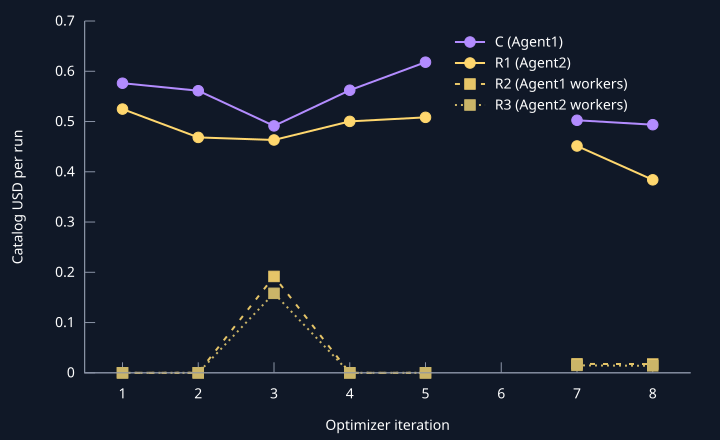

Recreate this plot in gnuplot.
W = 720; H = 440
load 'theme.gp'
set output 'optimizer-cost-per-node.svg'
set xlabel 'Optimizer iteration' tc rgb '#ffffff'
set ylabel 'Catalog USD per run' tc rgb '#ffffff'
set xrange [0.5:8.5]
set xtics 1,1,8
set yrange [0:0.7]
set key top right
plot 'optimizer-cost-per-node.dat' using 1:($2) with linespoints pt 7 lw 2 lc rgb '#b38cff' title 'C (Agent1)', \
     '' using 1:($3) with linespoints pt 7 lw 2 lc rgb GOLD title 'R1 (Agent2)', \
     '' using 1:($4) with linespoints pt 5 lw 2 dt 2 lc rgb '#e6c568' title 'R2 (Agent1 workers)', \
     '' using 1:($5) with linespoints pt 5 lw 2 dt 3 lc rgb '#cbb568' title 'R3 (Agent2 workers)'
